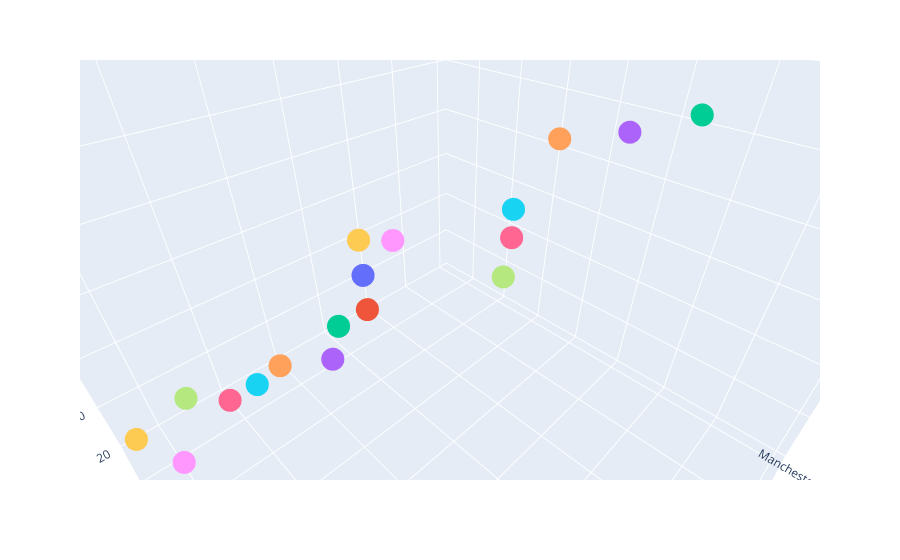

Write notebook code for a chart like this one.
### Code cell
# represent 3D data (team name for x-axis, goals scored for y-axis and points for depth (z-axis))

fig = px.scatter_3d(data_frame=df, x="team", y="goals", z="points",
             color=[random_color() for x in df.goals])

fig.update_layout(showlegend=False)

fig.show()

### Figure 1 — Plotly figure (JSON) as saved in the notebook; plotly's stock layout.template omitted (floating-point values rounded to 4 significant figures)
{"data": [{"hovertemplate": "color=(0.43950540101686175, 0.01683039599481695, 0.8701089247898834)<br>team=%{x}<br>goals=%{y}<br>points=%{z}<extra></extra>", "legendgroup": "(0.43950540101686175, 0.01683039599481695, 0.8701089247898834)", "marker": {"color": "#636efa", "symbol": "circle"}, "mode": "markers", "name": "(0.43950540101686175, 0.01683039599481695, 0.8701089247898834)", "scene": "scene", "showlegend": true, "type": "scatter3d", "x": ["Manchester City"], "y": [99], "z": [93]}, {"hovertemplate": "color=(0.9025529494395604, 0.7044292762894084, 0.5583327543225577)<br>team=%{x}<br>goals=%{y}<br>points=%{z}<extra></extra>", "legendgroup": "(0.9025529494395604, 0.7044292762894084, 0.5583327543225577)", "marker": {"color": "#EF553B", "symbol": "circle"}, "mode": "markers", "name": "(0.9025529494395604, 0.7044292762894084, 0.5583327543225577)", "scene": "scene", "showlegend": true, "type": "scatter3d", "x": ["Liverpool"], "y": [94], "z": [92]}, {"hovertemplate": "color=(0.05163256172436004, 0.6006408302813159, 0.05260679555385295)<br>team=%{x}<br>goals=%{y}<br>points=%{z}<extra></extra>", "legendgroup": "(0.05163256172436004, 0.6006408302813159, 0.05260679555385295)", "marker": {"color": "#00cc96", "symbol": "circle"}, "mode": "markers", "name": "(0.05163256172436004, 0.6006408302813159, 0.05260679555385295)", "scene": "scene", "showlegend": true, "type": "scatter3d", "x": ["Chelsea"], "y": [76], "z": [74]}, {"hovertemplate": "color=(0.47095438161024106, 0.3737827073193777, 0.3101692991251239)<br>team=%{x}<br>goals=%{y}<br>points=%{z}<extra></extra>", "legendgroup": "(0.47095438161024106, 0.3737827073193777, 0.3101692991251239)", "marker": {"color": "#ab63fa", "symbol": "circle"}, "mode": "markers", "name": "(0.47095438161024106, 0.3737827073193777, 0.3101692991251239)", "scene": "scene", "showlegend": true, "type": "scatter3d", "x": ["Tottenham Hotspur"], "y": [69], "z": [71]}, {"hovertemplate": "color=(0.9262419102487163, 0.9184639474308375, 0.44945562439069253)<br>team=%{x}<br>goals=%{y}<br>points=%{z}<extra></extra>", "legendgroup": "(0.9262419102487163, 0.9184639474308375, 0.44945562439069253)", "marker": {"color": "#FFA15A", "symbol": "circle"}, "mode": "markers", "name": "(0.9262419102487163, 0.9184639474308375, 0.44945562439069253)", "scene": "scene", "showlegend": true, "type": "scatter3d", "x": ["Arsenal"], "y": [61], "z": [69]}, {"hovertemplate": "color=(0.34809273664088414, 0.48215124824551503, 0.4462435878296731)<br>team=%{x}<br>goals=%{y}<br>points=%{z}<extra></extra>", "legendgroup": "(0.34809273664088414, 0.48215124824551503, 0.4462435878296731)", "marker": {"color": "#19d3f3", "symbol": "circle"}, "mode": "markers", "name": "(0.34809273664088414, 0.48215124824551503, 0.4462435878296731)", "scene": "scene", "showlegend": true, "type": "scatter3d", "x": ["Manchester United"], "y": [57], "z": [58]}, {"hovertemplate": "color=(0.42211641840201775, 0.15171218679716714, 0.9978512671056309)<br>team=%{x}<br>goals=%{y}<br>points=%{z}<extra></extra>", "legendgroup": "(0.42211641840201775, 0.15171218679716714, 0.9978512671056309)", "marker": {"color": "#FF6692", "symbol": "circle"}, "mode": "markers", "name": "(0.42211641840201775, 0.15171218679716714, 0.9978512671056309)", "scene": "scene", "showlegend": true, "type": "scatter3d", "x": ["West Ham United"], "y": [60], "z": [56]}, {"hovertemplate": "color=(0.4858924135463979, 0.20786836509790063, 0.8666034725252272)<br>team=%{x}<br>goals=%{y}<br>points=%{z}<extra></extra>", "legendgroup": "(0.4858924135463979, 0.20786836509790063, 0.8666034725252272)", "marker": {"color": "#B6E880", "symbol": "circle"}, "mode": "markers", "name": "(0.4858924135463979, 0.20786836509790063, 0.8666034725252272)", "scene": "scene", "showlegend": true, "type": "scatter3d", "x": ["Leicester City"], "y": [62], "z": [52]}, {"hovertemplate": "color=(0.5378558564072289, 0.6064849396663567, 0.14613530774252548)<br>team=%{x}<br>goals=%{y}<br>points=%{z}<extra></extra>", "legendgroup": "(0.5378558564072289, 0.6064849396663567, 0.14613530774252548)", "marker": {"color": "#FF97FF", "symbol": "circle"}, "mode": "markers", "name": "(0.5378558564072289, 0.6064849396663567, 0.14613530774252548)", "scene": "scene", "showlegend": true, "type": "scatter3d", "x": ["Brighton and Hove Albion"], "y": [42], "z": [51]}, {"hovertemplate": "color=(0.2837005402308663, 0.6109891458400305, 0.3099481293070355)<br>team=%{x}<br>goals=%{y}<br>points=%{z}<extra></extra>", "legendgroup": "(0.2837005402308663, 0.6109891458400305, 0.3099481293070355)", "marker": {"color": "#FECB52", "symbol": "circle"}, "mode": "markers", "name": "(0.2837005402308663, 0.6109891458400305, 0.3099481293070355)", "scene": "scene", "showlegend": true, "type": "scatter3d", "x": ["Wolverhampton Wanderers"], "y": [38], "z": [51]}, {"hovertemplate": "color=(0.8395520174436253, 0.05860755032580778, 0.8911836970977024)<br>team=%{x}<br>goals=%{y}<br>points=%{z}<extra></extra>", "legendgroup": "(0.8395520174436253, 0.05860755032580778, 0.8911836970977024)", "marker": {"color": "#636efa", "symbol": "circle"}, "mode": "markers", "name": "(0.8395520174436253, 0.05860755032580778, 0.8911836970977024)", "scene": "scene", "showlegend": true, "type": "scatter3d", "x": ["Newcastle United"], "y": [44], "z": [49]}, {"hovertemplate": "color=(0.40986107556560847, 0.8948514635463775, 0.4931466672196302)<br>team=%{x}<br>goals=%{y}<br>points=%{z}<extra></extra>", "legendgroup": "(0.40986107556560847, 0.8948514635463775, 0.4931466672196302)", "marker": {"color": "#EF553B", "symbol": "circle"}, "mode": "markers", "name": "(0.40986107556560847, 0.8948514635463775, 0.4931466672196302)", "scene": "scene", "showlegend": true, "type": "scatter3d", "x": ["Crystal Palace"], "y": [50], "z": [48]}, {"hovertemplate": "color=(0.7347054139991189, 0.2567975082713392, 0.9962766462957334)<br>team=%{x}<br>goals=%{y}<br>points=%{z}<extra></extra>", "legendgroup": "(0.7347054139991189, 0.2567975082713392, 0.9962766462957334)", "marker": {"color": "#00cc96", "symbol": "circle"}, "mode": "markers", "name": "(0.7347054139991189, 0.2567975082713392, 0.9962766462957334)", "scene": "scene", "showlegend": true, "type": "scatter3d", "x": ["Brentford"], "y": [48], "z": [46]}, {"hovertemplate": "color=(0.8924431768020433, 0.34211322742282824, 0.1501614125072197)<br>team=%{x}<br>goals=%{y}<br>points=%{z}<extra></extra>", "legendgroup": "(0.8924431768020433, 0.34211322742282824, 0.1501614125072197)", "marker": {"color": "#ab63fa", "symbol": "circle"}, "mode": "markers", "name": "(0.8924431768020433, 0.34211322742282824, 0.1501614125072197)", "scene": "scene", "showlegend": true, "type": "scatter3d", "x": ["Aston Villa"], "y": [52], "z": [45]}, {"hovertemplate": "color=(0.9617153208671447, 0.44570990100373686, 0.9132775594275095)<br>team=%{x}<br>goals=%{y}<br>points=%{z}<extra></extra>", "legendgroup": "(0.9617153208671447, 0.44570990100373686, 0.9132775594275095)", "marker": {"color": "#FFA15A", "symbol": "circle"}, "mode": "markers", "name": "(0.9617153208671447, 0.44570990100373686, 0.9132775594275095)", "scene": "scene", "showlegend": true, "type": "scatter3d", "x": ["Southampton"], "y": [43], "z": [40]}, {"hovertemplate": "color=(0.09812411511019381, 0.7976852476717232, 0.8051015160398843)<br>team=%{x}<br>goals=%{y}<br>points=%{z}<extra></extra>", "legendgroup": "(0.09812411511019381, 0.7976852476717232, 0.8051015160398843)", "marker": {"color": "#19d3f3", "symbol": "circle"}, "mode": "markers", "name": "(0.09812411511019381, 0.7976852476717232, 0.8051015160398843)", "scene": "scene", "showlegend": true, "type": "scatter3d", "x": ["Everton"], "y": [43], "z": [39]}, {"hovertemplate": "color=(0.35841830419610976, 0.3929362847792097, 0.6176562578693261)<br>team=%{x}<br>goals=%{y}<br>points=%{z}<extra></extra>", "legendgroup": "(0.35841830419610976, 0.3929362847792097, 0.6176562578693261)", "marker": {"color": "#FF6692", "symbol": "circle"}, "mode": "markers", "name": "(0.35841830419610976, 0.3929362847792097, 0.6176562578693261)", "scene": "scene", "showlegend": true, "type": "scatter3d", "x": ["Leeds United"], "y": [42], "z": [38]}, {"hovertemplate": "color=(0.9781819563037127, 0.6414611900317183, 0.20304721131900338)<br>team=%{x}<br>goals=%{y}<br>points=%{z}<extra></extra>", "legendgroup": "(0.9781819563037127, 0.6414611900317183, 0.20304721131900338)", "marker": {"color": "#B6E880", "symbol": "circle"}, "mode": "markers", "name": "(0.9781819563037127, 0.6414611900317183, 0.20304721131900338)", "scene": "scene", "showlegend": true, "type": "scatter3d", "x": ["Burnley"], "y": [34], "z": [35]}, {"hovertemplate": "color=(0.03737960747971236, 0.5108429139614017, 0.07120520438121025)<br>team=%{x}<br>goals=%{y}<br>points=%{z}<extra></extra>", "legendgroup": "(0.03737960747971236, 0.5108429139614017, 0.07120520438121025)", "marker": {"color": "#FF97FF", "symbol": "circle"}, "mode": "markers", "name": "(0.03737960747971236, 0.5108429139614017, 0.07120520438121025)", "scene": "scene", "showlegend": true, "type": "scatter3d", "x": ["Watford"], "y": [34], "z": [23]}, {"hovertemplate": "color=(0.6201944732509846, 0.7057032398187325, 0.8241336492969662)<br>team=%{x}<br>goals=%{y}<br>points=%{z}<extra></extra>", "legendgroup": "(0.6201944732509846, 0.7057032398187325, 0.8241336492969662)", "marker": {"color": "#FECB52", "symbol": "circle"}, "mode": "markers", "name": "(0.6201944732509846, 0.7057032398187325, 0.8241336492969662)", "scene": "scene", "showlegend": true, "type": "scatter3d", "x": ["Norwich City"], "y": [23], "z": [22]}], "layout": {"autosize": true, "legend": {"title": {"text": "color"}, "tracegroupgap": 0}, "margin": {"t": 60}, "scene": {"aspectmode": "auto", "aspectratio": {"x": 1, "y": 1.035, "z": 0.9665}, "camera": {"center": {"x": 0, "y": 0, "z": 0}, "eye": {"x": 0.474, "y": 0.474, "z": 0.474}, "projection": {"type": "perspective"}, "up": {"x": 0, "y": 0, "z": 1}}, "domain": {"x": [0, 1], "y": [0, 1]}, "xaxis": {"title": {"text": "team"}, "type": "category"}, "yaxis": {"title": {"text": "goals"}, "type": "linear"}, "zaxis": {"title": {"text": "points"}, "type": "linear"}}, "showlegend": false}}
